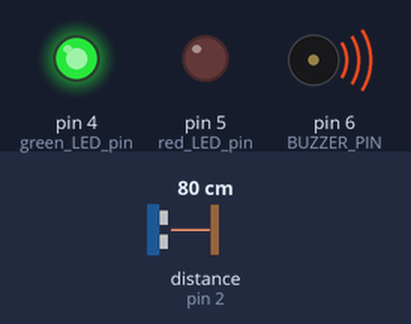
The sketch below on a simulated Arduino Uno, built with avr-gcc and run on an emulated ATmega328P. Shown: output pins drawn as LEDs (lit = HIGH), buzzer (waves = sounding). Wiring (inferred from the names in the program): ultrasonic range finder: trigger pin 3; echo pin 2. The test bench sets the inputs (shaded band); at power-on: distance to the obstacle (sensor on pin 2) 80 cm. The echo pulse lasts 58.3 µs per cm; pins used as bus, display or sensor lines are not drawn.

Above: at 1.2 s.
1.3 s: distance to the obstacle (sensor on pin 2) set to 55 cm
At 2.4 s:
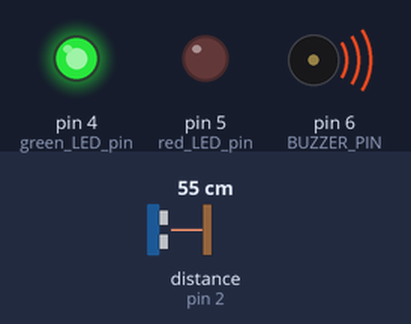
2.8 s: distance to the obstacle (sensor on pin 2) set to 48 cm
At 3.67 s:
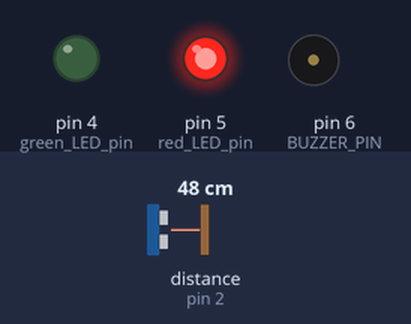
At 5.0 s:
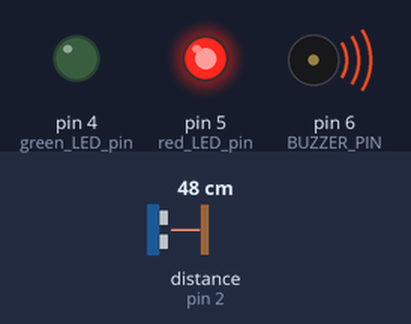
Timing chart, 0 to 11.8 s (numbered marks = the images above; inputs shaded):
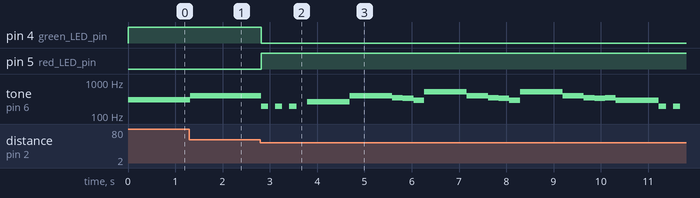

Measured:
- the behaviour switches between 51 and 50 cm on distance to the obstacle (sensor on pin 2) (found by bisection; images 1 and 2)
- after the input at 1.3 s, tone on pin 6 (BUZZER_PIN): 300 Hz → 400 Hz at once
- after the input at 2.8 s, pin 4 (green_LED_pin): HIGH → LOW at once; pin 5 (red_LED_pin): LOW → HIGH at once; tone on pin 6 (BUZZER_PIN): plays 195 Hz for 0.15 s, 195 Hz for 0.15 s, 195 Hz for 0.15 s, 261 Hz for 0.90 s, 391 Hz for 0.90 s, 349 Hz for 0.23 s … (21 notes in this stretch), starting at once

The sketch:

G12_Lab_2.ino
```cpp
/* US Sensor - Written by Wallace and Nazar
   This code is written to sense distance and sound a buzzer
   "tone" commands */

// declare variables for pins
int green_LED_pin =  4;
int red_LED_pin = 5;
int BUZZER_PIN = 6;
int TRIGGER_PIN = 3;
int ECHO_PIN = 2;
int hertz = 100;
int tune[] = {195, 0, 195, 0, 195, 0, 261, 261, 261, 261, 391, 391, 391, 391, 349, 329, 293, 523, 523, 523, 523, 391, 391, 349, 329, 293, 523, 523, 523, 523, 391, 391, 349, 329, 349, 293, 293, 293, 293};

float duration;
float distance;

void setup()
{
  // set pins 3 to 6 outputs
  for (int i = 3; i <= 6; i++)
  {
    pinMode(i, OUTPUT);
  }

  pinMode(2, INPUT); // set pin 2 as input
}

void loop()
{
  /************** Start US Measurement Section ***********/
  digitalWrite(TRIGGER_PIN, LOW);
  delayMicroseconds(2);
  digitalWrite(TRIGGER_PIN, HIGH);
  delayMicroseconds(10);
  digitalWrite(TRIGGER_PIN, LOW);
  duration = pulseIn(ECHO_PIN, HIGH);
  distance = duration * 0.034 / 2;
  /************** End US Measurement Section ***********/

  // if distance is less than 50cm
  if (distance < 50)
  {
    digitalWrite(red_LED_pin, HIGH);
    digitalWrite(green_LED_pin, LOW);
    //The playing of each notes for the tune
    for (int i = 0; i <= 38; i++)
    {
      //first five notes are faster
      if (i <= 4)
      {
        tone (BUZZER_PIN, tune[i]);
        delay(150);
      }
      //the other notes remains at another tempo
      else
      {
        tone (BUZZER_PIN, tune[i]);
        delay(225);
      }
    }
  }
  //else if distance is less than or equal to 110 cm and larger than 95 cm
  else if (distance <= 110 && distance > 95)
  {
    digitalWrite(green_LED_pin, HIGH);
    digitalWrite(red_LED_pin, LOW);
    tone(BUZZER_PIN, hertz);
  }
  //else if distance is less than or equal to 95 cm and larger than 80 cm
  else if (distance <= 95 && distance > 80)
  {
    digitalWrite(green_LED_pin, HIGH);
    digitalWrite(red_LED_pin, LOW);
    tone(BUZZER_PIN, hertz * 2);
  }
  //else if distance is less than or equal to 80 cm and larger than 65 cm
  else if (distance <= 80 && distance > 65)
  {
    digitalWrite(green_LED_pin, HIGH);
    digitalWrite(red_LED_pin, LOW);
    tone(BUZZER_PIN, hertz * 3);
  }
  //else if distance is less than or equal to 65 cm and larger than or equal to 50 cm
  else if (distance <= 65 && distance >= 50)
  {
    digitalWrite(green_LED_pin, HIGH);
    digitalWrite(red_LED_pin, LOW);
    tone(BUZZER_PIN, hertz * 4);
  }
  // distance is greater than 110 cm
  else
  {
    digitalWrite(green_LED_pin, HIGH);
    digitalWrite(red_LED_pin, LOW);
    noTone(BUZZER_PIN);
  }
  delay(10); // small delay to save system resources
}
```
